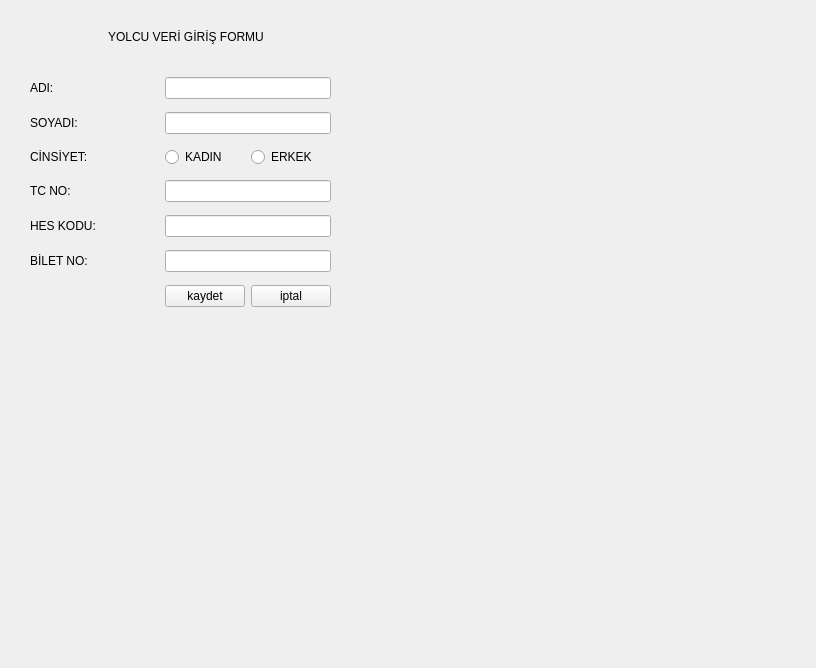
<?xml version="1.0" encoding="UTF-8"?>
<ui version="4.0">
 <class>YolcuFormu</class>
 <widget class="QWidget" name="YolcuFormu">
  <property name="geometry">
   <rect>
    <x>0</x>
    <y>0</y>
    <width>816</width>
    <height>668</height>
   </rect>
  </property>
  <property name="windowTitle">
   <string>Form</string>
  </property>
  <widget class="QWidget" name="layoutWidget">
   <property name="geometry">
    <rect>
     <x>30</x>
     <y>20</y>
     <width>234</width>
     <height>34</height>
    </rect>
   </property>
   <layout class="QHBoxLayout" name="horizontalLayout">
    <item>
     <widget class="QLabel" name="lblresim">
      <property name="text">
       <string/>
      </property>
      <property name="pixmap">
       <pixmap resource="../Kaynaklar.qrc">:/Resimler/Yolcu.png</pixmap>
      </property>
     </widget>
    </item>
    <item>
     <widget class="QLabel" name="lblbaslik">
      <property name="styleSheet">
       <string notr="true">font: 700 italic 12pt &quot;Segoe UI&quot;;</string>
      </property>
      <property name="text">
       <string>YOLCU VERİ GİRİŞ FORMU</string>
      </property>
     </widget>
    </item>
   </layout>
  </widget>
  <widget class="QWidget" name="layoutWidget">
   <property name="geometry">
    <rect>
     <x>30</x>
     <y>70</y>
     <width>321</width>
     <height>246</height>
    </rect>
   </property>
   <layout class="QGridLayout" name="gridLayout">
    <item row="0" column="3" rowspan="7">
     <spacer name="verticalSpacer">
      <property name="orientation">
       <enum>Qt::Vertical</enum>
      </property>
      <property name="sizeHint" stdset="0">
       <size>
        <width>20</width>
        <height>40</height>
       </size>
      </property>
     </spacer>
    </item>
    <item row="6" column="1" colspan="2">
     <layout class="QHBoxLayout" name="horizontalLayout_2">
      <item>
       <widget class="QPushButton" name="pbkaydet">
        <property name="text">
         <string>kaydet</string>
        </property>
        <property name="icon">
         <iconset resource="../Kaynaklar.qrc">
          <normaloff>:/Resimler/Kaydet.png</normaloff>:/Resimler/Kaydet.png</iconset>
        </property>
       </widget>
      </item>
      <item>
       <widget class="QPushButton" name="pbiptal">
        <property name="text">
         <string>iptal</string>
        </property>
        <property name="icon">
         <iconset resource="../Kaynaklar.qrc">
          <normaloff>:/Resimler/Iptal.png</normaloff>:/Resimler/Iptal.png</iconset>
        </property>
       </widget>
      </item>
     </layout>
    </item>
    <item row="0" column="0">
     <widget class="QLabel" name="lblad">
      <property name="styleSheet">
       <string notr="true">font: 700 10pt &quot;Segoe UI&quot;;</string>
      </property>
      <property name="text">
       <string>ADI:</string>
      </property>
     </widget>
    </item>
    <item row="4" column="1" colspan="2">
     <widget class="QLineEdit" name="leheskodu"/>
    </item>
    <item row="1" column="1" colspan="2">
     <widget class="QLineEdit" name="lesoyad"/>
    </item>
    <item row="2" column="2">
     <widget class="QRadioButton" name="rberkek">
      <property name="text">
       <string>ERKEK</string>
      </property>
     </widget>
    </item>
    <item row="5" column="0">
     <widget class="QLabel" name="lblbiletno">
      <property name="styleSheet">
       <string notr="true">font: 700 10pt &quot;Segoe UI&quot;;</string>
      </property>
      <property name="text">
       <string>BİLET NO:</string>
      </property>
     </widget>
    </item>
    <item row="2" column="1">
     <widget class="QRadioButton" name="rbkadin">
      <property name="text">
       <string>KADIN</string>
      </property>
     </widget>
    </item>
    <item row="3" column="0">
     <widget class="QLabel" name="lbltcno">
      <property name="styleSheet">
       <string notr="true">font: 700 10pt &quot;Segoe UI&quot;;</string>
      </property>
      <property name="text">
       <string>TC NO:</string>
      </property>
     </widget>
    </item>
    <item row="5" column="1" colspan="2">
     <widget class="QLineEdit" name="lebiletno"/>
    </item>
    <item row="1" column="0">
     <widget class="QLabel" name="lblsoyad">
      <property name="styleSheet">
       <string notr="true">font: 700 10pt &quot;Segoe UI&quot;;</string>
      </property>
      <property name="text">
       <string>SOYADI:</string>
      </property>
     </widget>
    </item>
    <item row="0" column="1" colspan="2">
     <widget class="QLineEdit" name="lead"/>
    </item>
    <item row="2" column="0">
     <widget class="QLabel" name="lblcinsiyet">
      <property name="styleSheet">
       <string notr="true">font: 700 10pt &quot;Segoe UI&quot;;</string>
      </property>
      <property name="text">
       <string>CİNSİYET:</string>
      </property>
     </widget>
    </item>
    <item row="3" column="1" colspan="2">
     <widget class="QLineEdit" name="letcno"/>
    </item>
    <item row="4" column="0">
     <widget class="QLabel" name="lblheskodu">
      <property name="styleSheet">
       <string notr="true">font: 700 10pt &quot;Segoe UI&quot;;</string>
      </property>
      <property name="text">
       <string>HES KODU:</string>
      </property>
     </widget>
    </item>
    <item row="6" column="0">
     <spacer name="horizontalSpacer">
      <property name="orientation">
       <enum>Qt::Horizontal</enum>
      </property>
      <property name="sizeHint" stdset="0">
       <size>
        <width>40</width>
        <height>20</height>
       </size>
      </property>
     </spacer>
    </item>
   </layout>
  </widget>
 </widget>
 <resources>
  <include location="../Kaynaklar.qrc"/>
 </resources>
 <connections/>
</ui>
